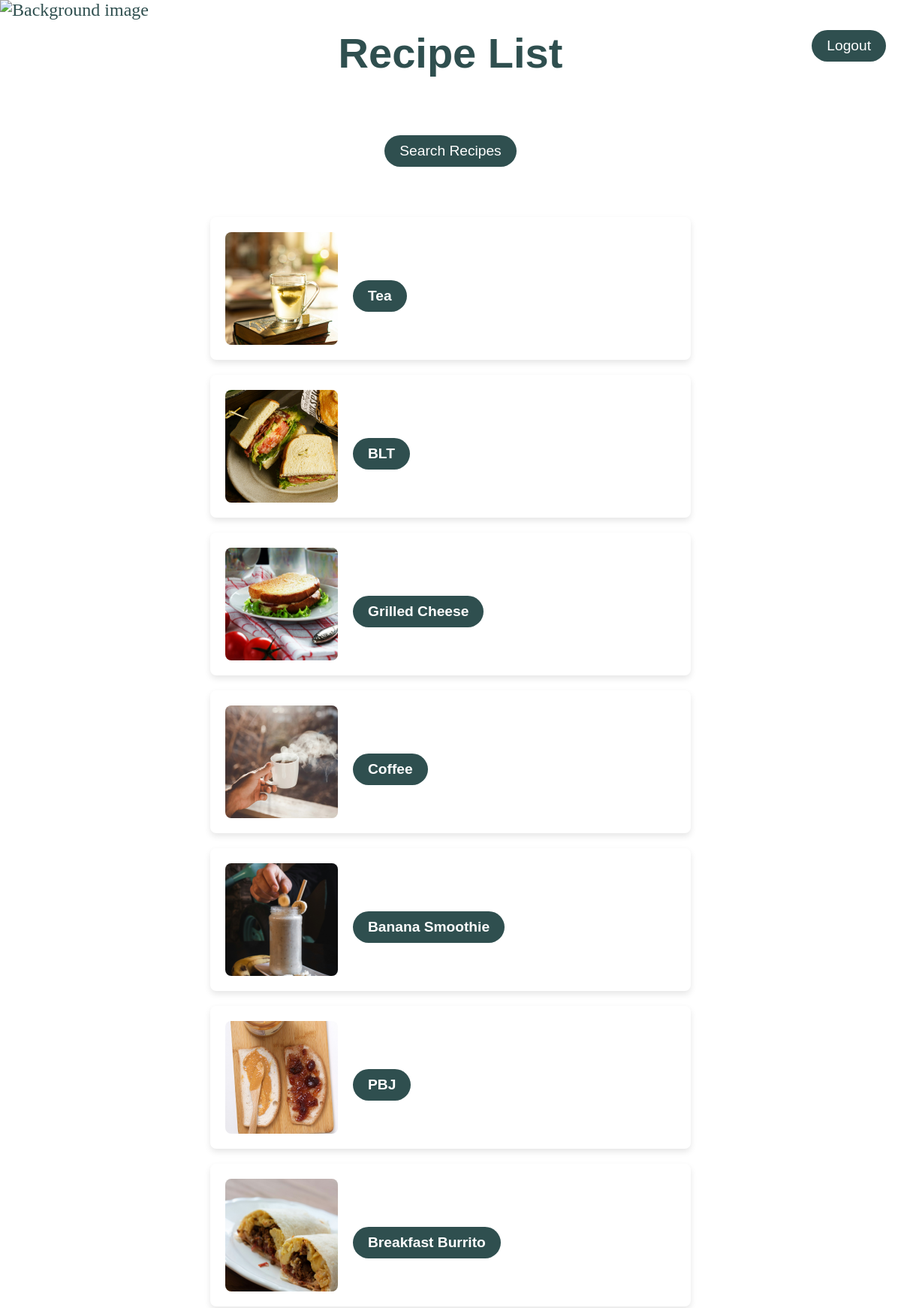
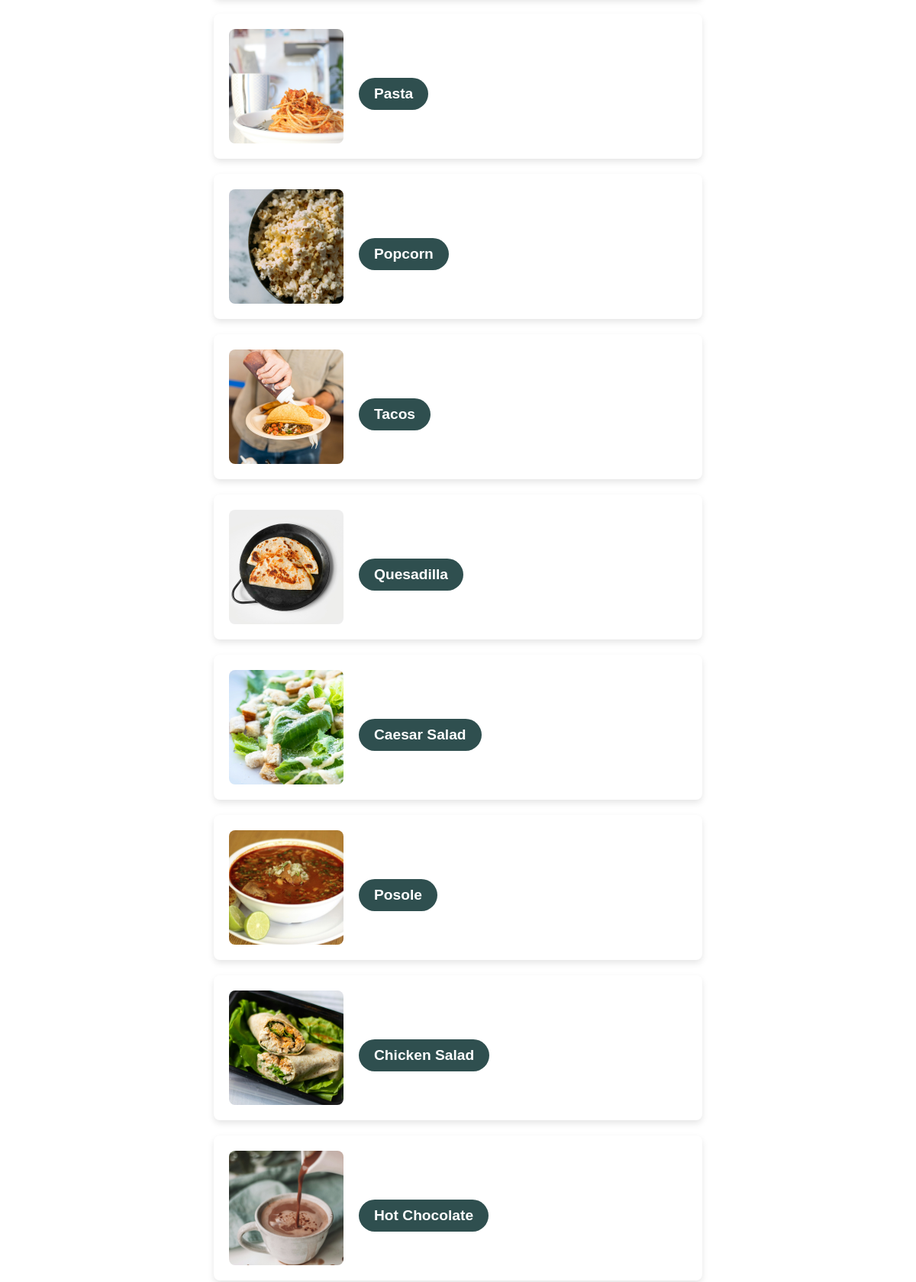
Page /recipes/ (signed in, upper part) on the committed database (2 pictures, top to bottom).
### recipes/models.py (models this page shows, shortened)
class Recipe(models.Model):
    name= models.CharField(max_length=120)
    cooking_time= models.FloatField(help_text='minutes')
    ingredients= models.CharField(max_length=400, help_text='Ingredients must be separated by commas.')
    pic = models.ImageField(upload_to='recipes', default='no_picture.jpg')
    def get_absolute_url(self):
        return reverse ('recipes:detail', kwargs={'pk': self.pk})

### recipes/views.py (the view)
# urls.py: path('recipes/', RecipeListView.as_view(), name='list'),  # List view for recipes
class RecipeListView(LoginRequiredMixin, ListView):                 # Class-based view
    model = Recipe                               # Specify model
    template_name = 'recipes/recipe_list.html'   # Specify template

### recipes/templates/recipes/recipe_list.html (shortened to what this page needs)
{% load static %}
<!DOCTYPE html>
<html lang="en">
<head>
</head>
<body>
    <a href="{%url 'logout' %}" class="logout-btn"> Logout </a>
    <h1>Recipe List</h1>
    <div class="content-wrapper">
        <a href="{%url 'recipes:recipe_search' %}" class="search-btn"> Search Recipes </a>
        <br>
        <div class="recipe-list">
            {% for recipe in object_list %}
            <div class="recipe-card">
                <img src="{{ recipe.pic.url }}" alt="{{ recipe.name }}" class="recipe-image">
                <div class="recipe-info">
                    <h2><a href = "{{recipe.get_absolute_url}}">{{ recipe.name }}</a></h2>
                </div>
            </div>
            {% endfor %}
        </div>
    </div>
</body>
</html>

### recipes/templates/recipes/recipe_list.html (style rules this page uses)
html, body { margin: 0; padding: 0; width: 100%; height: 100%; }
body { display: flex; flex-direction: column; align-items: center; position: relative; font-size: 1.5rem; color: rgb(47, 79, 79); min-height: 100vh; }
.content-wrapper { width: 100%; max-width: 1200px; padding: 20px; text-align: center; display: flex; flex-direction: column; align-items: center; }
h1, h3 { color: rgb(47, 79, 79); font-family: 'Roboto Mono', 'Calibri', 'Trebuchet MS', sans-serif; font-size: 3.5rem; }
.recipe-list { display: flex; flex-direction: column; align-items: center; gap: 20px; margin-top: 20px; }
.recipe-card { display: flex; align-items: center; background-color: white; border-radius: 8px; box-shadow: 0 4px 8px rgba(0, 0, 0, 0.1); padding: 20px; width: 600px; max-width: 100%; }
.recipe-image { width: 150px; height: 150px; border-radius: 8px; object-fit: cover; margin-right: 20px; }
.recipe-info h2 { font-family: 'Roboto Mono', 'Calibri', 'Trebuchet MS', sans-serif; color: #2F4F4F; font-size: 1.5rem; margin: 0; }
a { display: inline-block; padding: 10px 20px; margin-top: 20px; text-decoration: none; font-size: 1.2rem; font-family: 'Roboto Mono', 'Calibri', 'Trebuchet MS', sans-serif; color: white; background-color: rgb(47, 79, 79); border-radius: 25px; transition: background-color 0.3s ease, transform 0.3s ease; }
.logout-btn { position: absolute; top: 20px; right: 20px; padding: 10px 20px; text-decoration: none; font-size: 1.2rem; color: white; background-color: rgb(47, 79, 79); border-radius: 25px; transition: background-color 0.3s ease, transform 0.3s ease; }
.search-btn { display: inline-block; padding: 10px 20px; margin-top: 20px; text-decoration: none; font-size: 1.2rem; font-family: 'Roboto Mono', 'Calibri', 'Trebuchet MS', sans-serif; color: white; background-color: rgb(47, 79, 79); border-radius: 25px; transition: background-color 0.3s ease, transform 0.3s ease; text-align: center; margin-bottom: 20px; }

### rows in the picture
Recipe: pic (picture), name "Tea"
Recipe: pic (picture), name "BLT"
Recipe: pic (picture), name "Grilled Cheese"
Recipe: pic (picture), name "Coffee"
Recipe: pic (picture), name "Banana Smoothie"
Recipe: pic (picture), name "PBJ"
Recipe: pic (picture), name "Breakfast Burrito"
Recipe: pic (picture), name "Pasta"
Recipe: pic (picture), name "Popcorn"
Recipe: pic (picture), name "Tacos"
Recipe: pic (picture), name "Quesadilla"
Recipe: pic (picture), name "Caesar Salad"
Recipe: pic (picture), name "Posole"
Recipe: pic (picture), name "Chicken Salad"
Recipe: pic (picture), name "Hot Chocolate"
